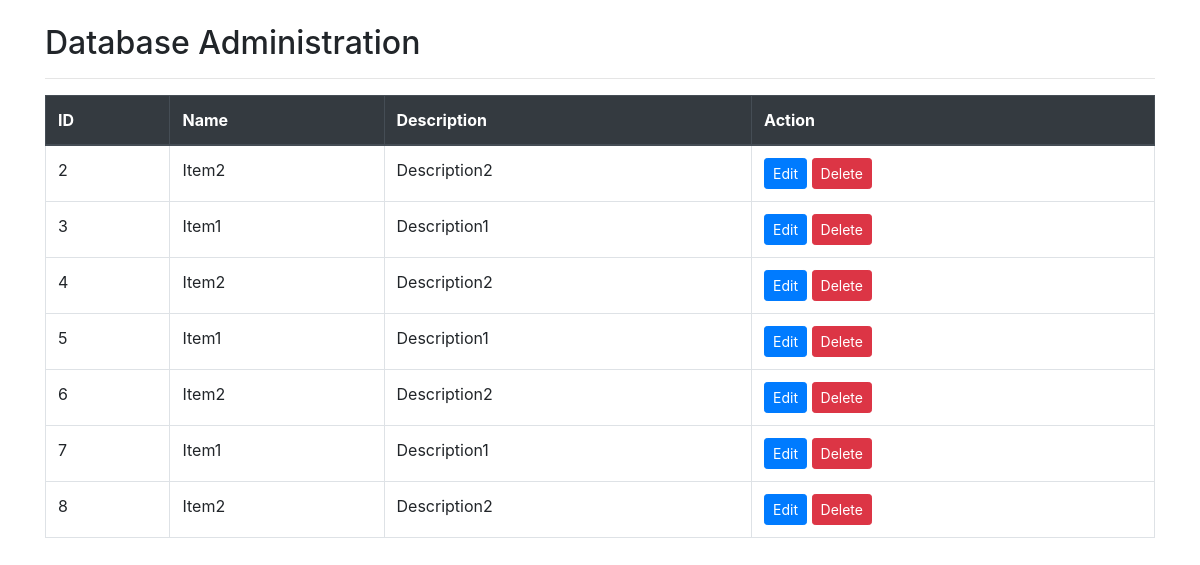
Screenshot of /database (signed in) with the database file from the repository.
### tables this page shows
CREATE TABLE custom_table
             (id INTEGER PRIMARY KEY, name TEXT NOT NULL, description TEXT NOT NULL);

### app.py (the view)
@app.route('/database')
@login_required
def database():
    conn = get_db_connection()
    items = conn.execute('SELECT * FROM custom_table').fetchall()
    conn.close()
    return render_template('database.html', items=items)

### app.py (called while the page is built)
@login_manager.user_loader
def load_user(user_id):
    return User(user_id)

def get_db_connection():
    conn = sqlite3.connect('database.db')
    conn.row_factory = sqlite3.Row
    return conn

### templates/database.html (shortened to what this page needs)
<!DOCTYPE html>
<html lang="en">
<head>
    <link href="https://stackpath.bootstrapcdn.com/bootstrap/4.5.2/css/bootstrap.min.css" rel="stylesheet">
</head>
<body>
    <div class="container mt-4">
        <h2>Database Administration</h2>
        <hr>
        <div class="table-responsive">
            <table class="table table-bordered table-hover">
                <thead class="thead-dark">
                    <tr>
                        <th>ID</th>
                        <th>Name</th>
                        <th>Description</th>
                        <th>Action</th>
                    </tr>
                </thead>
                <tbody>
                    {% for item in items %}
                    <tr>
                        <td>{{ item.id }}</td>
                        <td>{{ item.name }}</td>
                        <td>{{ item.description }}</td>
                        <td>
                            <a href="/edit/{{ item.id }}" class="btn btn-primary btn-sm">Edit</a>
                            <button onclick="deleteRecord('{{ item.id }}')" class="btn btn-danger btn-sm">Delete</button>
                        </td>
                    </tr>
                    {% endfor %}
                </tbody>
            </table>
        </div>
    </div>
</body>
</html>

### rows the page displays
custom_table: id "2", name "Item2", description "Description2"
custom_table: id "3", name "Item1", description "Description1"
custom_table: id "4", name "Item2", description "Description2"
custom_table: id "5", name "Item1", description "Description1"
custom_table: id "6", name "Item2", description "Description2"
custom_table: id "7", name "Item1", description "Description1"
custom_table: id "8", name "Item2", description "Description2"
